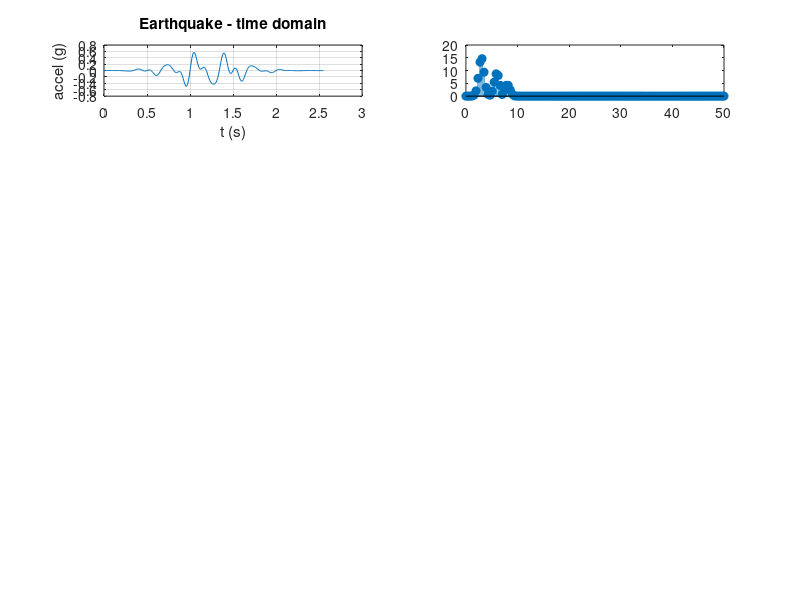

MATLAB code for this plot: (Note: this script raises an error after producing the figure.)
%% EEE383 - FFT Detection Pipeline Validation (mirrors ESP32 firmware)
clear; clc; close all;

%% Firmware-matching parameters
fs = 100;                   % Hz, ADC sample rate
N  = 256;                   % samples per buffer
Tbuf = N/fs;                 % 2.56 s per buffer
df = fs/N;                   % 0.390625 Hz/bin

k_low  = ceil(1/df);         % bin 3  -> 1.17 Hz
k_high = floor(10/df);       % bin 25 -> 9.77 Hz
band_bins = k_low:k_high;    % 23 bins, matches Subsystem 3.4 spec

fprintf('Bin spacing df = %.6f Hz\n', df);
fprintf('Seismic band bins: %d to %d (%d bins, %.3f-%.3f Hz)\n', ...
    k_low, k_high, numel(band_bins), k_low*df, k_high*df);

t = (0:N-1)'/fs;   % 2.56 s time vector, one buffer

%% Hamming window (moved up: needed by earthquake window-selector below) ----
n = (0:N-1)';
w = 0.54 - 0.46*cos(2*pi*n/(N-1));

%% Signal library 
signals = struct();

% 1. Real earthquake (ObsPy BW.RJOB) - robust reader, selects window by IN-BAND energy
try
    raw = readmatrix('quake_signal.txt');

    if size(raw,2) >= 2
        tcol = raw(:,1);
        vcol = raw(:,2);
        dt = diff(tcol);
        if std(dt) < 0.05*mean(dt)   % looks like a time axis
            quakeFull = vcol;
        else                          % columns swapped in the export
            quakeFull = tcol;
        end
    else
        quakeFull = raw(:,1);
    end

    quakeFull = quakeFull(:);
    Nfull = numel(quakeFull);

    if Nfull < N
        error('quake_signal.txt has only %d samples, need at least %d', Nfull, N);
    end

    fprintf('quakeFull range: min=%.4g, max=%.4g\n', min(quakeFull), max(quakeFull));

    % slide a length-N window across the record, keep the one with max IN-BAND energy
    bestBandE = -inf; bestStart = 1;
    for s = 1:(Nfull-N+1)
        seg = quakeFull(s:s+N-1) .* w;
        Yseg = fft(seg, N);
        magSeg = abs(Yseg(1:N/2+1));
        E = sum(magSeg(band_bins+1).^2);
        if E > bestBandE
            bestBandE = E; bestStart = s;
        end
    end

    signals.Earthquake = quakeFull(bestStart:bestStart+N-1);
    fprintf('Selected by band energy: samples %d-%d (of %d), in-band energy = %.4g\n', ...
        bestStart, bestStart+N-1, Nfull, bestBandE);

catch ME
    warning('quake_signal.txt read failed (%s) - using placeholder burst instead', ME.message);
    signals.Earthquake = 0.4*exp(-((t-1.2)/0.5).^2) .* ...
        (sin(2*pi*3*t) + 0.6*sin(2*pi*6*t) + 0.3*sin(2*pi*8*t));
end

% 2. Construction / pile driving - Eq. 8
signals.Construction_10Hz = 0.105*sin(2*pi*10*t);

% 3. Door slam - Eq. 10
tau = 0.05;
signals.DoorSlam_20Hz = 0.334*exp(-t/tau).*sin(2*pi*20*t);

% 4. Train - Eq. 11
signals.Train_15Hz = 0.00153*sin(2*pi*15.18*t);

% 5. Body massager - out-of-band check
signals.Massager_53Hz = 0.05*sin(2*pi*53*t);

%%  Run FFT + band-energy on every signal 
names = fieldnames(signals);
figure('Name','FFT Detection Pipeline - Signal Comparison');

for i = 1:numel(names)
    y  = signals.(names{i});
    yw = y .* w;
    Y  = fft(yw, N);
    mag = abs(Y(1:N/2+1));
    f   = (0:N/2)*df;

    bandEnergy = sum(mag(band_bins+1).^2);

    subplot(numel(names),2,2*i-1);
    plot(t, y); title([strrep(names{i},'_',' ') ' - time domain']);
    xlabel('t (s)'); ylabel('accel (g)'); grid on;

    subplot(numel(names),2,2*i);
    stem(f, mag, 'filled'); hold on;
    xline(1,'r--'); xline(10,'r--');
    title(sprintf('FFT | band energy = %.4g', bandEnergy));
    xlabel('f (Hz)'); ylabel('|Y(f)|'); xlim([0 25]); grid on;

    fprintf('%-20s band energy (bins %d-%d) = %.6g\n', ...
        names{i}, k_low, k_high, bandEnergy);
end

%% ---- Summary table ----
fprintf('BAND ENERGY SUMMARY');
resultNames = fieldnames(signals);
resultEnergies = zeros(numel(resultNames),1);

for i = 1:numel(resultNames)
    y  = signals.(resultNames{i});
    yw = y .* w;
    Y  = fft(yw, N);
    mag = abs(Y(1:N/2+1));
    resultEnergies(i) = sum(mag(band_bins+1).^2);
end

T = table(resultNames, resultEnergies, ...
    'VariableNames', {'Signal','BandEnergy'});
disp(T)
